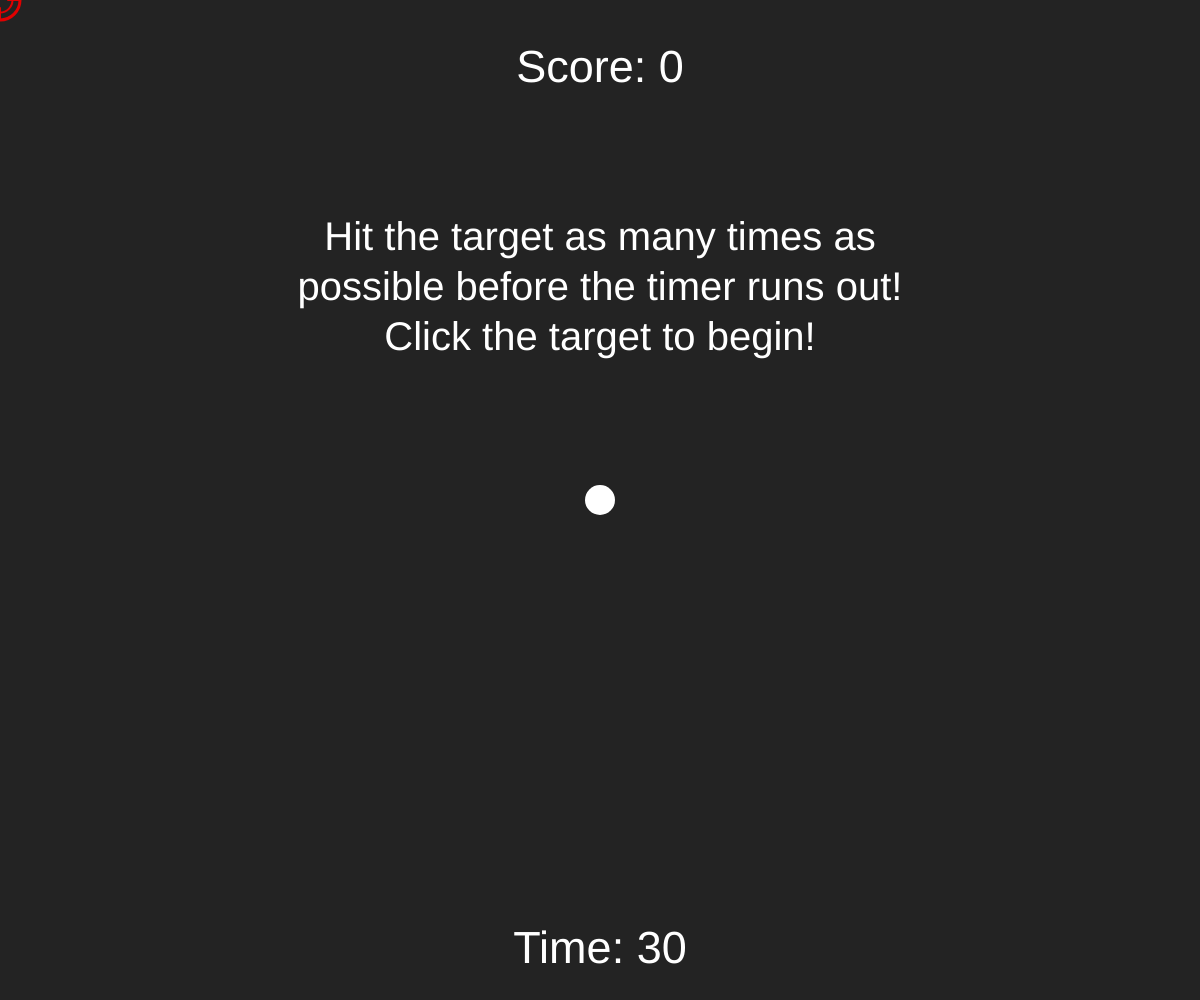
Frame 1 (no input)
Frame 60 (no input): identical to frame 1, image omitted
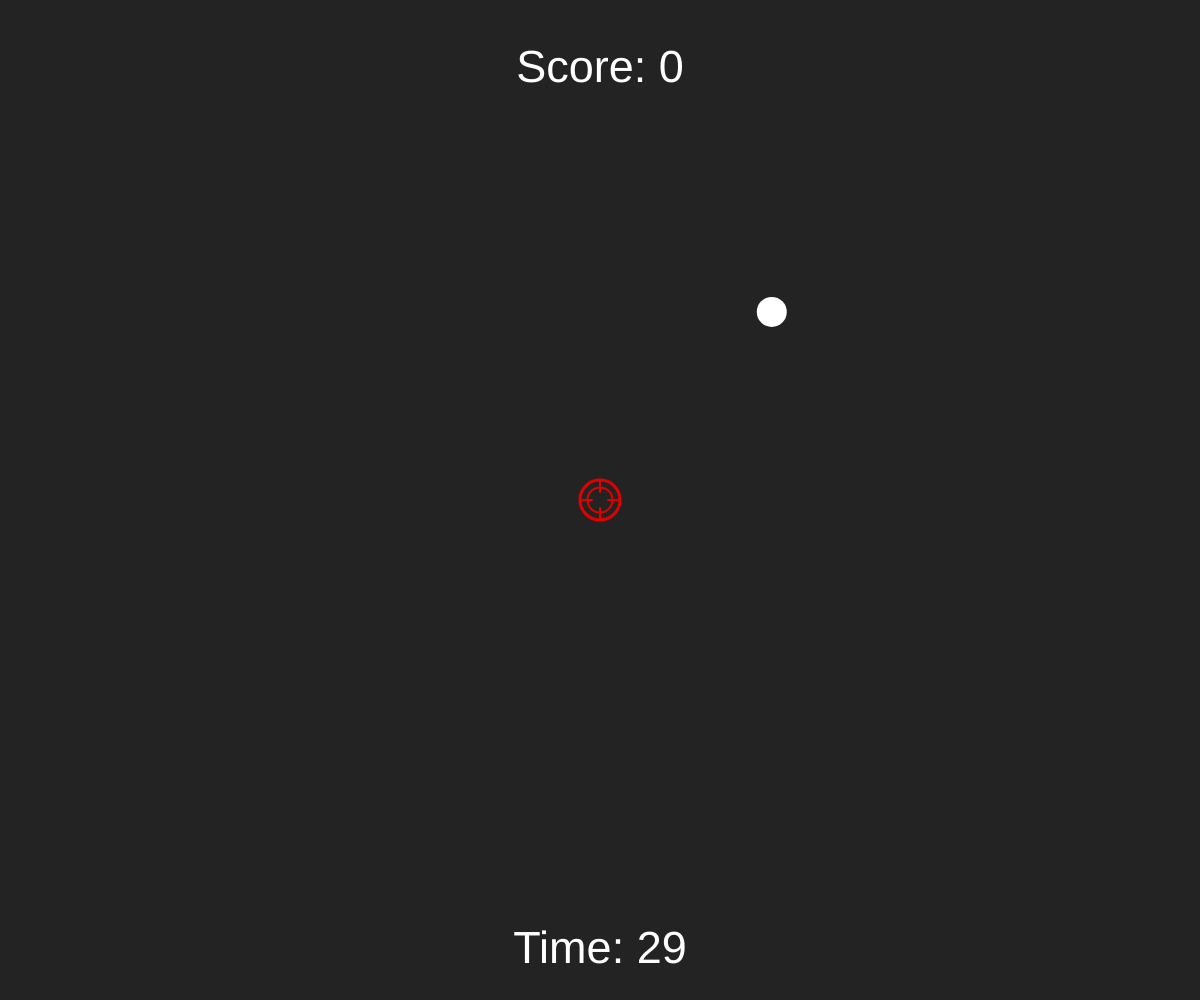
Frame 120 (the mouse pressed at the canvas centre since frame 60)

The p5.js sketch that drew these frames (run headless with seeded random() and noise() and a simulated clock; from frame 60 on, the mouse is pressed at the canvas centre):

// p5.js sketch
// ── sketch.js
var target;
var crosshair;
var newPos;
var powPos;
var tdirX;
var tdirY;
var pdirX;
var pdirY;
var powerups = ['+5 Time', '-5 Time', '+5 Points', '-5 Points', 'Slow Ball', 'Fast Ball'];
var choice;
var timewait;
var messageTime;
var checkWait = false;
var streak = 0;
var clr = [255, 255, 255];
var gameStarted = false;
var counter = 1;
var play = false;
var timer = 30;
var ts = 45;
var score = 0;
var scorect = 1;
var tmaxSpeed = 12;
var pmaxSpeed = 8;
var treppelForce = 1500 * tmaxSpeed;
var preppelForce = 1500 * pmaxSpeed;

function setup() {
	createCanvas(windowWidth, windowHeight);
	noCursor();
	target = new Target(width / 2, height / 2, 30);
	target.showing = true;
	powerup = new Target(0, 0, 40);
	powerup.showing = false;
	crosshair = new Crosshair(40);
	tchoosePoint();
	pchoosePoint();
}

function draw() {
	background(35);
	counter++;

	if (target.vel.x > tmaxSpeed) {target.vel.x = tmaxSpeed;}
	if (target.vel.x < -tmaxSpeed) {target.vel.x = -tmaxSpeed;}
	if (target.vel.y > tmaxSpeed) {target.vel.y = tmaxSpeed;}
	if (target.vel.y < -tmaxSpeed) {target.vel.y = -tmaxSpeed;}

	if (powerup.vel.x > pmaxSpeed) {powerup.vel.x = pmaxSpeed;}
	if (powerup.vel.x < -pmaxSpeed) {powerup.vel.x = -pmaxSpeed;}
	if (powerup.vel.y > pmaxSpeed) {powerup.vel.y = pmaxSpeed;}
	if (powerup.vel.y < -pmaxSpeed) {powerup.vel.y = -pmaxSpeed;}

	if (play) {

		target.tupdate();
		powerup.pupdate();

		if (counter % 60 == 0 && timer >= 1) {
			timer += -1;
		}

		if (counter % 600 == 0 && timer != 30) {
			powerup.showing = true;
			timewait = timer - 5;
		}

		if (checkWait == true) {
			checkTimeWait();
		}

		if (messageTime < timer) {
			textSize(55);
			textAlign(CENTER);
			text(choice, width / 2, height / 4);
		}

		if (timer < 0) {
			timer = 0;
		}

		if (timer == 0) {
			restartGame();
		}

	} else {
		welcomeGG();
	}

	if (powerup.showing) {powerup.pshow();}
	target.tshow();
	crosshair.show();
	drawScoreBoard();

}

function tchoosePoint() {
	newPos = createVector(random(width / 4, 3*width / 4), random(height / 4, 3*height / 4));

	if (target.pos.x < newPos.x) {
		tdirX = true;
	} else {
		tdirX = false;
	}

	if (target.pos.y < newPos.y) {
		tdirY = true;
	} else {
		tdirY = false;
	}

}

function pchoosePoint() {

	powPos = createVector(random(width / 4, 3*width / 4), random(height / 4, 3*height / 4));

	if (target.pos.x < powPos.x) {
		pdirX = true;
	} else {
		pdirX = false;
	}

	if (target.pos.y < powPos.y) {
		pdirY = true;
	} else {
		pdirY = false;
	}

}

function mousePressed() {

	if (!play) {
		if (dist(mouseX, mouseY, target.pos.x, target.pos.y) <= target.w) {
			play = true;
			gameStarted = true;
			counter = 1;
			timer = 30;
			score = 0;
		}
	} else {
		if (dist(mouseX, mouseY, target.pos.x, target.pos.y) <= target.w) {
			score += scorect;
			streak += 1;
		} else if (powerup.showing == true && mouseX >= powerup.pos.x && mouseX <= powerup.pos.x + powerup.w && mouseY >= powerup.pos.y && mouseY <= powerup.pos.y + powerup.w){

			collectPowerup();
			powerup.showing = false;

		} else {

			score += -1;
			streak = 0;
		}

		updateColor();

	}

}

function collectPowerup() {

	choice = powerups[Math.floor(Math.random() * powerups.length)];

	if (choice == '+5 Time') {
		timer += 5;
		console.log('plus5t');
	} else if (choice == '-5 Time') {
		timer += -5;
		console.log('minus5t');
	} else if (choice == '+5 Points') {
		score += 5;
		console.log('plus5p');
	} else if (choice == '-5 Points') {
		score += -5;
		console.log('minus5p');
	} else if (choice == 'Slow Ball') {
		timewait = timer - 5;
		checkWait = true;
		tmaxSpeed = 5;
		console.log('slowBall');
	} else if (choice == 'Fast Ball') {
		timewait = timer - 5;
		checkWait = true;
		tmaxSpeed = 16;
		console.log('fastBall');
	}

	displayPowerup();

}

function checkTimeWait() {
	if (timewait == timer) {
		tmaxSpeed = 12;
		checkWait = false;
	}
}

function drawScoreBoard() {
	fill(255);
	noStroke();
	textSize(ts);
	textAlign(CENTER);
	text("Score: " + str(score), width / 2, (height / ts) + 60);
	text("Time: " + str(timer), width / 2, height - (height / ts) - 15);
}

function restartGame() {
	target.pos.x = width / 2;
	target.pos.y = height / 2;
	target.tshow();
	powerup.showing = false;
	messageTime = 30;
	play = false;
	counter = 1;
	streak = 0;
	updateColor();
}

function welcomeGG() {

	fill(255);
	noStroke();
	textSize(40);
	textAlign(CENTER);
	if (gameStarted) {
		text("Think you can beat your score?\nClick the target to play again!", width / 2, height / 4);
	} else {
		text("Hit the target as many times as\npossible before the timer runs out!\nClick the target to begin!", width / 2, height / 4);
	}
}

function updateColor() {
	if (streak >= 10) {
		clr = [229, 210, 66];
		scorect = 3;
	} else if (streak >= 5) {
		clr = [15, 150, 15];
		scorect = 2;
	} else {
		clr = [255, 255, 255];
		scorect = 1;
	}
}

function displayPowerup() {

	if (timer < 3) {
		messageTime = 0;
	} else {
		messageTime = timer - 3;
	}

}

// ── crosshair.js
function Crosshair(w) {

  this.w = w;

  this.show = function() {
    stroke(225, 0, 0);
    strokeWeight(3);
    noFill();
    ellipse(mouseX, mouseY, this.w, this.w);
    strokeWeight(2);
    ellipse(mouseX, mouseY, this.w - 15, this.w - 15);
    line(mouseX, mouseY - (this.w / 2), mouseX, mouseY - 8);
    line(mouseX, mouseY + (this.w / 2), mouseX, mouseY + 8);
    line(mouseX - (this.w / 2), mouseY, mouseX - 8, mouseY);
    line(mouseX + (this.w / 2), mouseY, mouseX + 8, mouseY);
  }

}

// ── target.js
function Target(x, y, w) {

  this.pos = createVector(x, y);
  this.vel = createVector();
  this.acc = createVector();

  this.w = w;
  this.showing = false;

  this.applyForce = function(force) {
    this.acc.add(force);
  }

  this.tupdate = function() {

    if (((tdirX && this.pos.x > newPos.x) || (!tdirX && this.pos.x < newPos.x)) && ((tdirY && this.pos.y > newPos.y) || (!tdirY && this.pos.y < newPos.y))) {
      tchoosePoint();
    }


    this.tgoTo();
    this.treppelWall();
    this.pos.add(this.vel);
    this.vel.add(this.acc);
    this.acc.mult(0);

  }

  this.pupdate = function() {

    if (((pdirX && this.pos.x > powPos.x) || (!pdirX && this.pos.x < powPos.x)) && ((pdirY && this.pos.y > powPos.y) || (!pdirY && this.pos.y < powPos.y))) {
      pchoosePoint();
    }

    this.pgoTo();
    this.preppelWall();
    this.pos.add(this.vel);
    this.vel.add(this.acc);
    this.acc.mult(0);

  }

  this.tshow = function() {

    fill(clr[0], clr[1], clr[2]);
    noStroke();

    ellipse(this.pos.x, this.pos.y, this.w, this.w);
    //ellipse(newPos.x, newPos.y, 5, 5);

  }

  this.pshow = function() {

    fill(200, 160, 20);
    stroke(0);
    strokeWeight(2);
    rect(this.pos.x, this.pos.y, this.w, this.w);

    fill(0);
    noStroke();
    textSize(this.w);
    textAlign(CENTER);
    text("?", this.pos.x + (this.w / 2), this.pos.y + (this.w - 5));
  }

  this.tgoTo = function() {
    this.acc.x = newPos.x - this.pos.x;
    this.acc.y = newPos.y - this.pos.y;
    this.acc.setMag(0.02*tmaxSpeed);
  }

  this.pgoTo = function() {
    this.acc.x = powPos.x - this.pos.x;
    this.acc.y = powPos.y - this.pos.y;
    this.acc.setMag(0.02*pmaxSpeed);
  }

  this.treppelWall = function() {
    if (this.vel.x >= 0) {
      this.applyForce(createVector(-this.vel.x / treppelForce*dist(this.pos.x, this.pos.y, width, this.pos.y), 0));
    } else{
      this.applyForce(createVector(-this.vel.x / treppelForce*dist(this.pos.x, this.pos.y, 0, this.pos.y), 0));
    }

    if (this.vel.y >= 0) {
      this.applyForce(createVector(0, -this.vel.y / treppelForce*dist(this.pos.x, this.pos.y, this.pos.x, height)));
    } else {
      this.applyForce(createVector(0, -this.vel.y / treppelForce*dist(this.pos.x, this.pos.y, this.pos.x, 0)));
    }

  }

  this.preppelWall = function() {
    if (this.vel.x >= 0) {
      this.applyForce(createVector(-this.vel.x / preppelForce*dist(this.pos.x, this.pos.y, width, this.pos.y), 0));
    } else{
      this.applyForce(createVector(-this.vel.x / preppelForce*dist(this.pos.x, this.pos.y, 0, this.pos.y), 0));
    }

    if (this.vel.y >= 0) {
      this.applyForce(createVector(0, -this.vel.y / preppelForce*dist(this.pos.x, this.pos.y, this.pos.x, height)));
    } else {
      this.applyForce(createVector(0, -this.vel.y / preppelForce*dist(this.pos.x, this.pos.y, this.pos.x, 0)));
    }

  }

}
